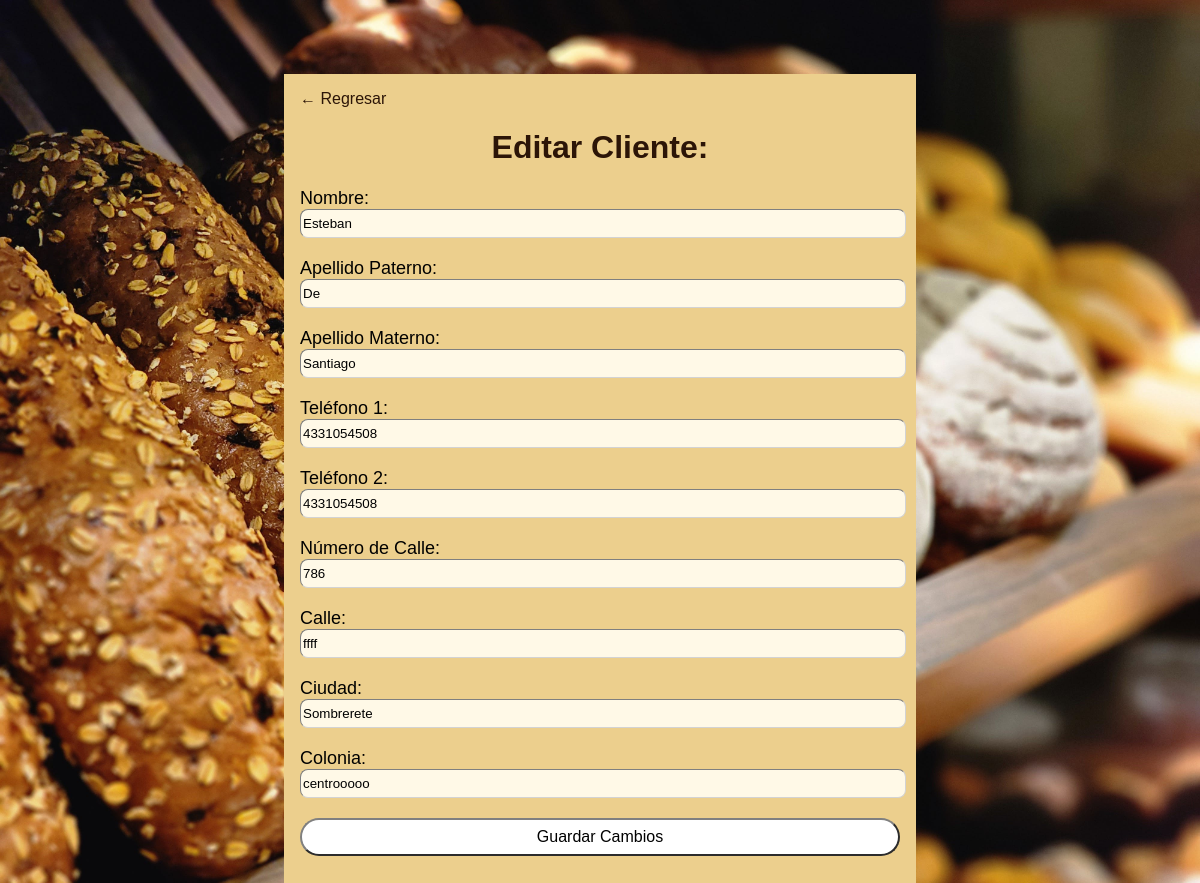
/editarcliente.php?rut_cliente=1234, run on the app's committed database.
### tables this page shows
CREATE TABLE `cliente` (
  `rut_cliente` int(5) NOT NULL,
  `nombre_c` varchar(50) NOT NULL,
  `apellido_paterno_c` varchar(50) NOT NULL,
  `apellido_materno_c` varchar(50) NOT NULL,
  `telefono1_c` varchar(20) NOT NULL,
  `telefono2_c` varchar(20) NOT NULL,
  `calle_c` varchar(20) NOT NULL,
  `numero_calle_c` int(5) NOT NULL,
  `ciudad_c` text NOT NULL,
  `colonia_c` varchar(50) NOT NULL
);

### editarcliente.php (the view, shortened to what this page needs)
<?php
$servername = "localhost";
$username = "root";
$password = "";
$database = "negocio";
$conn = new mysqli($servername, $username, $password, $database);
if ($_SERVER["REQUEST_METHOD"] == "GET" && isset($_GET["rut_cliente"])) {
    $rut_cliente = $_GET["rut_cliente"];
    $sql = "SELECT * FROM cliente WHERE rut_cliente='$rut_cliente'";
    $result = $conn->query($sql);
    if ($result->num_rows == 1) {
        $cliente = $result->fetch_assoc();
    } else {
        echo "Cliente no encontrado.";
        exit();
    }
}
?>
<!DOCTYPE html>
<html lang="es">
<head>
    </head>
<body>
    <div class="container">
    <a href="cliente.php">← Regresar</a>
        <h1>Editar Cliente:</h1>
        <form action="" method="POST">
            <label for="nombre_c">Nombre:</label>
            <input type="text" name="nombre_c" value="<?php echo $cliente['nombre_c']; ?>">
            <label for="apellido_paterno_c">Apellido Paterno:</label>
            <input type="text" name="apellido_paterno_c" value="<?php echo $cliente['apellido_paterno_c']; ?>">
            <label for="apellido_materno_c">Apellido Materno:</label>
            <input type="text" name="apellido_materno_c" value="<?php echo $cliente['apellido_materno_c']; ?>">
            <label for="telefono1_c">Teléfono 1:</label>
            <input type="text" name="telefono1_c" value="<?php echo $cliente['telefono1_c']; ?>">
            <label for="telefono2_c">Teléfono 2:</label>
            <input type="text" name="telefono2_c" value="<?php echo $cliente['telefono2_c']; ?>">
            <label for="numero_calle_c">Número de Calle:</label>
            <input type="text" name="numero_calle_c" value="<?php echo $cliente['numero_calle_c']; ?>">
            <label for="calle_c">Calle:</label>
            <input type="text" name="calle_c" value="<?php echo $cliente['calle_c']; ?>">
            <label for="ciudad_c">Ciudad:</label>
            <input type="text" name="ciudad_c" value="<?php echo $cliente['ciudad_c']; ?>">
            <label for="colonia_c">Colonia:</label>
            <input type="text" name="colonia_c" value="<?php echo $cliente['colonia_c']; ?>">
            <button type="submit">Guardar Cambios</button>
        </form>
    </div>
</body>
</html>

### editarcliente.php (style rules this page uses)
body { background-image: url('img/panaderiafondo1.jpg'); background-size: cover; display: flex; justify-content: center; align-items: center; height: 100vh; margin: 0; font-family: 'Lucida Sans', 'Lucida Sans Regular', 'Lucida Grande', 'Lucida Sans Unicode', Geneva, Verdana, sans-serif; }
.container { width: 50%; height: 100%; padding: 16px; margin-top: 15%; background-color: #eccf8d; }
.container h1 { text-align: center; color: #2c1507; }
button { background-color: white; color: black; padding: 8px 10px; width: 100%; border-radius: 20px; border-color: gray; text-align: center; font-size: medium; }
label { font-size: large; }
input { border-radius: 8px; width: 100%; height: 25px; border-color: lightgray; border-width: 0.02cap; background-color: #fff9e7; margin-bottom: 20px; }
a { text-decoration: none; color:#2c1507; }

### data on the page
cliente: nombre_c "Esteban", apellido_paterno_c "De", apellido_materno_c "Santiago", telefono1_c "4331054508", telefono2_c "4331054508", numero_calle_c "786", calle_c "ffff", ciudad_c "Sombrerete", colonia_c "centrooooo"
